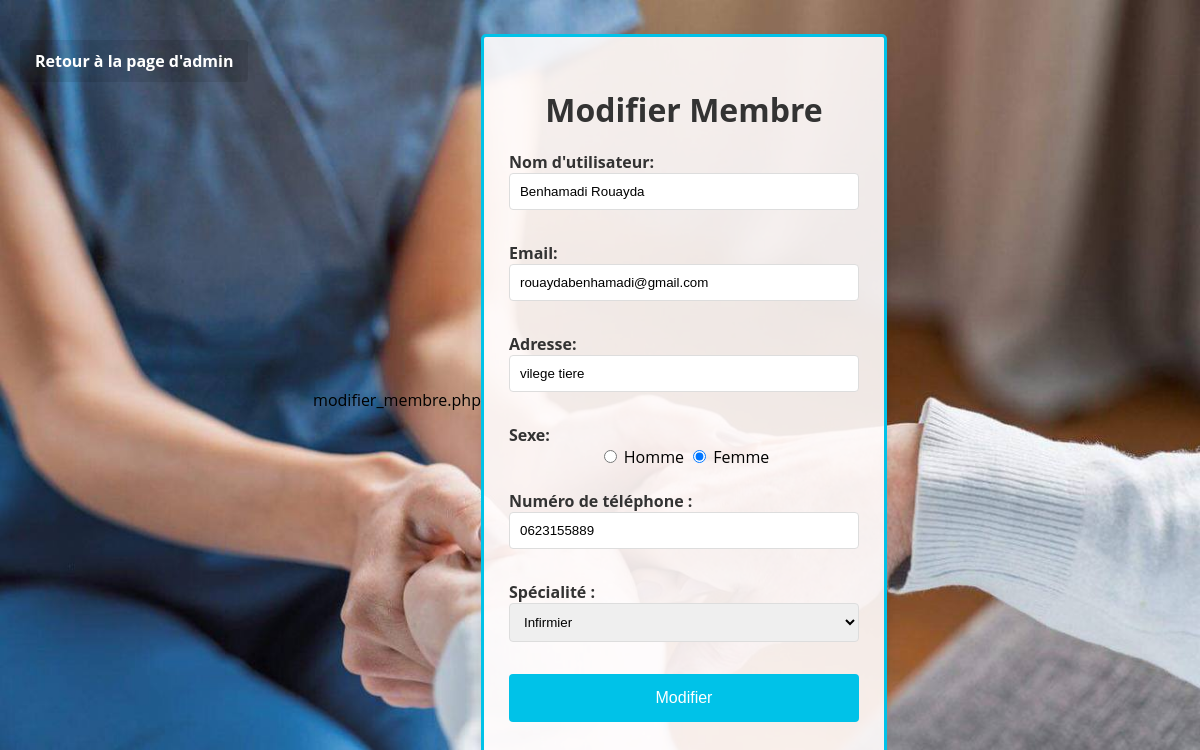
/modifier_membre.php?id=13, run on the app's committed database.
### tables this page shows
CREATE TABLE `professionnels` (
  `id` int(11) NOT NULL,
  `username` varchar(255) NOT NULL,
  `password` varchar(255) NOT NULL,
  `email` varchar(255) NOT NULL,
  `address` varchar(255) DEFAULT NULL,
  `sex` enum('male','female') NOT NULL,
  `phone` varchar(20) DEFAULT NULL,
  `created_at` timestamp NOT NULL DEFAULT current_timestamp(),
  `usertype` enum('infirmier','ergotherapeute','kinesitherapeute','ats') NOT NULL,
  `start_time` time DEFAULT NULL,
  `end_time` time DEFAULT NULL,
  `statut` varchar(10) DEFAULT 'hors ligne'
);

### modifier_membre.php (the view, shortened to what this page needs)
<?php
$servername = "localhost";
$usernameDB = "root";
$passwordDB = "";
$dbname = "user";
$conn = new mysqli($servername, $usernameDB, $passwordDB, $dbname);
if (isset($_GET['id'])) {
    $id = $_GET['id'];
    if (!empty($id) && is_numeric($id)) {
        $sql = "SELECT * FROM professionnels WHERE id = ?";
        $stmt = $conn->prepare($sql);
        $stmt->bind_param("i", $id);
        $stmt->execute();
        $result = $stmt->get_result();
        if ($result->num_rows > 0) {
            $row = $result->fetch_assoc();
        } else {
            echo "Aucun membre trouvé avec cet identifiant.";
        }
    } else {
        echo "Identifiant du membre invalide.";
    }
} else {
    echo "Identifiant du membre non spécifié.";
}
?>
<!DOCTYPE html>
<html lang="fr">
<head>
</head>
<body>
    <?php if (isset($row)) : ?>
    <div class="form-wrapper">
        <h2>Modifier Membre</h2>
        <form action="modifier_script.php" method="post">
            <label for="username">Nom d'utilisateur:</label>
            <input type="text" id="username" name="username" value="<?php echo $row['username']; ?>" required><br><br>
            <label for="email">Email:</label>
            <input type="email" id="email" name="email" value="<?php echo $row['email']; ?>" required><br><br>
            <label for="address">Adresse:</label>
            <input type="text" id="address" name="address" value="<?php echo $row['address']; ?>"><br><br>
            <label for="sex">Sexe:</label>
            <input type="radio" id="male" name="sex" value="male" <?php echo ($row['sex'] == 'male') ? 'checked' : ''; ?>> Homme
            <input type="radio" id="female" name="sex" value="female" <?php echo ($row['sex'] == 'female') ? 'checked' : ''; ?>> Femme<br><br>
            <label for="phone">Numéro de téléphone :</label>
            <input type="text" id="phone" name="phone" value="<?php echo $row['phone']; ?>" required><br><br>
            <label for="usertype">Spécialité :</label>
            <select id="usertype" name="usertype" required>
                <option value="infirmier" <?php echo ($row['usertype'] == 'infirmier') ? 'selected' : ''; ?>>Infirmier</option>
            </select><br><br>
            <button type="submit">Modifier</button>
        </form>
    </div>
    <?php endif; ?>
    <a href="equipe_medical.php" class="back-to-home">Retour à la page d'admin</a>
</body>
</html>

### modifier_membre.php (style rules this page uses)
body { font-family: 'Open Sans', sans-serif; background: url('background.jpg') no-repeat center center fixed; background-size: cover; display: flex; justify-content: center; align-items: center; height: 100vh; margin: 0; }
h2 { color: #333; margin-bottom: 20px; text-align: center; font-size: 2em; }
.form-wrapper { background: rgba(255, 252, 252, 0.9); border: 3px solid #00C2E8; border-radius: 5px; padding: 25px; box-shadow: 0 4px 8px rgba(0, 0, 0, 0.1); width: 50%; max-width: 350px; text-align: center; position: relative; }
label { display: block; font-weight: bold; margin-bottom: 0px; color: #333; text-align: left; }
input[type="text"], input[type="email"], input[type="password"], select { width: 100%; padding: 10px; margin-bottom: 10px; border: 1px solid #ddd; border-radius: 4px; box-sizing: border-box; transition: border 0.3s; }
button { background-color: #00C2E8; color: white; border: none; padding: 15px; border-radius: 4px; cursor: pointer; font-size: 16px; transition: background 0.3s; width: 100%; }
a { display: block; margin-top: 20px; color: #00C2E8; text-decoration: none; font-weight: bold; transition: color 0.3s; }
.back-to-home { position: absolute; top: 20px; left: 20px; color: #fff; font-weight: bold; font-size: 1em; background: rgba(0, 0, 0, 0.1); padding: 10px 15px; border-radius: 4px; transition: background 0.3s; }

### data on the page
professionnels: username "Benhamadi Rouayda", email "rouaydabenhamadi@gmail.com", address "vilege tiere", sex "☑", phone "0623155889", usertype "Infirmier"
